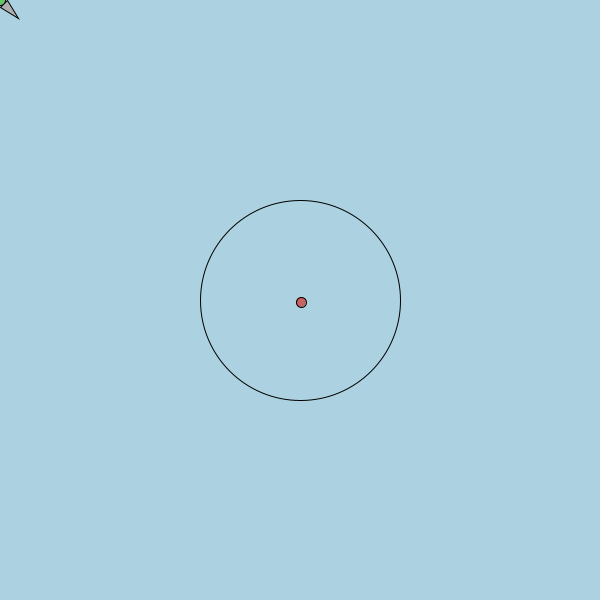
Frame 1 (no input)
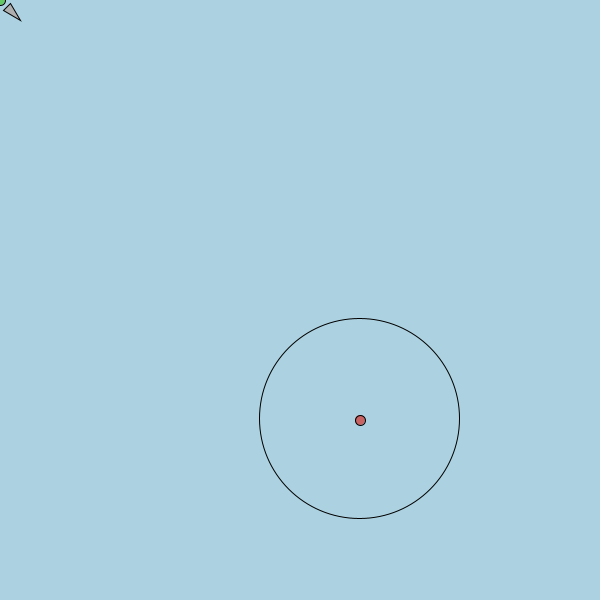
Frame 60 (the mouse pressed at the canvas centre just before this capture)
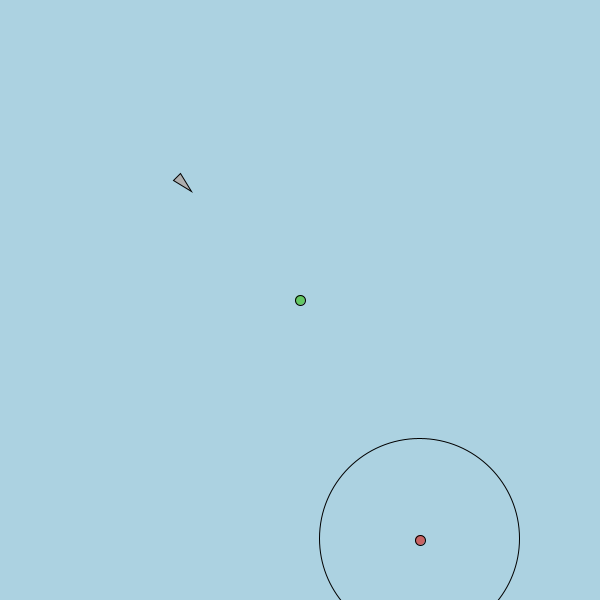
Frame 120 (the mouse held since frame 60 and released just before this capture)

The Processing sketch that drew these frames (run headless with seeded random() and noise(); from frame 60 on, the mouse is pressed at the canvas centre):

// Processing sketch: FLEE
// ── FLEE.pde
Vehicle car;
Target destination;
AvoidTarget enemy;

PVector CarPos, CarVel;
PVector TargetPos, TargetVel;
PVector EnemyPos, EnemyVel;

void setup() {
  size(600, 600);

  CarPos = new PVector(10, 10);
  CarVel = new PVector(1, 1);

  TargetVel = new PVector(0, 0);
  
  EnemyPos = new PVector(width/2, height/2);
  EnemyVel = new PVector(1, 2);

  enemy = new AvoidTarget(EnemyPos, EnemyVel);
  car = new Vehicle(CarPos, CarVel);
  frameRate(80);
}

void draw() {
  background(172, 210, 225);
  
  noFill();
  ellipse(enemy.loc.x, enemy.loc.y, 200, 200);
  
  TargetPos = new PVector(mouseX, mouseY);
  destination = new Target(TargetPos, TargetVel);
  destination.run();
  
  enemy.run();
  
  car.update();
  car.display();
  car.Seek(destination.loc);
  car.Flee(enemy.loc);
}

// ── Target.pde
class Target {

  PVector loc, vel, acc;

  Target(PVector loc_, PVector vel_) {
    loc = loc_.copy();
    vel = vel_.copy();
    acc = new PVector(0, 0);
  }

  void display() {
    fill(100,200,100);
    ellipse(loc.x, loc.y, 10, 10);
  }

  void update() {
    vel.add(acc);
    loc.add(vel);
    acc = new PVector(0, 0);
  }

  void run() {
    update();
    display();
  }
}

// ── TargetToAvoid.pde
class AvoidTarget {

  PVector loc, vel, acc;

  AvoidTarget(PVector loc_, PVector vel_) {
    loc = loc_.copy();
    vel = vel_.copy();
    acc = new PVector(0, 0);
  }

  void display() {
    fill(200, 100, 100);
    ellipse(loc.x, loc.y, 10, 10);
  }

  void update() {
    vel.add(acc);
    loc.add(vel);
    acc = new PVector(0, 0);
  }
  
  void checkEdges(){
    if(loc.x < 0 || loc.x > width){
      vel.x = vel.x * -1;
    }else if(loc.y < 0 || loc.y > height){
      vel.y = vel.y * -1;
    }
  }

  void run() {
    checkEdges();
    update();
    display();
  }
}

// ── Vehicle.pde
class Vehicle {

  PVector loc, vel, acc;
  float mass, maxVel, maxForceSeeking, maxForceFleeing, r;

  Vehicle(PVector loc_, PVector vel_) {
    loc = loc_.copy();
    vel = vel_.copy();
    acc = new PVector(0, 0);

    mass = 10;
    r = 5;

    maxVel = 5;
    maxForceSeeking = 2;
    maxForceFleeing = 6;
  }

  void display() {
    float theta = vel.heading() + PI/2;
    fill(175);
    stroke(0);
    pushMatrix();
    translate(loc.x, loc.y);
    rotate(theta);

    beginShape();
    vertex(0, -r*2);
    vertex(r, r*2);
    vertex(-r, r*2);
    endShape(CLOSE);
    popMatrix();
  }

  void update() {
    vel.add(acc);
    loc.add(vel);
    acc = new PVector(0, 0);
  }

  void applyForce(PVector Force) {
    PVector force = Force.copy();
    force.div(mass);
    acc.add(force);
  }

  void Seek(PVector destinationLoc) {
    PVector direction = PVector.sub(destinationLoc, loc);
    direction.setMag(maxVel);

    PVector steering = PVector.sub(direction, vel);
    steering.limit(maxForceSeeking);

    applyForce(steering);
  }

  void Flee(PVector avoidTargetLoc) {
    PVector direction = PVector.sub(avoidTargetLoc, loc);
    if (direction.mag() < 100) {
      direction.setMag(maxVel);

      PVector steering = PVector.sub(direction, vel);
      steering.limit(maxForceFleeing);
      steering.mult(-1);

      applyForce(steering);
    }
  }
}
